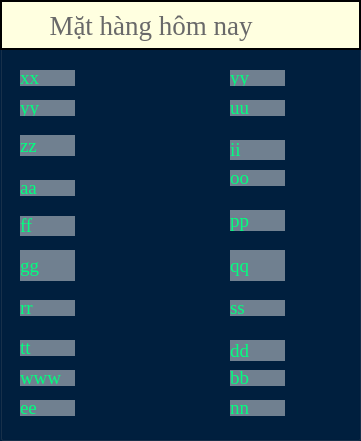
   <widget class="QGroupBox" name="groupBox">
    <property name="geometry">
     <rect>
      <x>270</x>
      <y>220</y>
      <width>361</width>
      <height>441</height>
     </rect>
    </property>
    <property name="styleSheet">
     <string notr="true">background-color: #001F3F</string>
    </property>
    <property name="title">
     <string/>
    </property>
    <widget class="QLabel" name="label_7">
     <property name="geometry">
      <rect>
       <x>0</x>
       <y>0</y>
       <width>361</width>
       <height>50</height>
      </rect>
     </property>
     <property name="palette">
      <palette>
       <active>
        <colorrole role="WindowText">
         <brush brushstyle="SolidPattern">
          <color alpha="255">
           <red>105</red>
           <green>105</green>
           <blue>105</blue>
          </color>
         </brush>
        </colorrole>
        <colorrole role="Button">
         <brush brushstyle="SolidPattern">
          <color alpha="255">
           <red>255</red>
           <green>255</green>
           <blue>224</blue>
          </color>
         </brush>
        </colorrole>
        <colorrole role="Text">
         <brush brushstyle="SolidPattern">
          <color alpha="255">
           <red>105</red>
           <green>105</green>
           <blue>105</blue>
          </color>
         </brush>
        </colorrole>
        <colorrole role="ButtonText">
         <brush brushstyle="SolidPattern">
          <color alpha="255">
           <red>105</red>
           <green>105</green>
           <blue>105</blue>
          </color>
         </brush>
        </colorrole>
        <colorrole role="Base">
         <brush brushstyle="SolidPattern">
          <color alpha="255">
           <red>255</red>
           <green>255</green>
           <blue>224</blue>
          </color>
         </brush>
        </colorrole>
        <colorrole role="Window">
         <brush brushstyle="SolidPattern">
          <color alpha="255">
           <red>255</red>
           <green>255</green>
           <blue>224</blue>
          </color>
         </brush>
        </colorrole>
       </active>
       <inactive>
        <colorrole role="WindowText">
         <brush brushstyle="SolidPattern">
          <color alpha="255">
           <red>105</red>
           <green>105</green>
           <blue>105</blue>
          </color>
         </brush>
        </colorrole>
        <colorrole role="Button">
         <brush brushstyle="SolidPattern">
          <color alpha="255">
           <red>255</red>
           <green>255</green>
           <blue>224</blue>
          </color>
         </brush>
        </colorrole>
        <colorrole role="Text">
         <brush brushstyle="SolidPattern">
          <color alpha="255">
           <red>105</red>
           <green>105</green>
           <blue>105</blue>
          </color>
         </brush>
        </colorrole>
        <colorrole role="ButtonText">
         <brush brushstyle="SolidPattern">
          <color alpha="255">
           <red>105</red>
           <green>105</green>
           <blue>105</blue>
          </color>
         </brush>
        </colorrole>
        <colorrole role="Base">
         <brush brushstyle="SolidPattern">
          <color alpha="255">
           <red>255</red>
           <green>255</green>
           <blue>224</blue>
          </color>
         </brush>
        </colorrole>
        <colorrole role="Window">
         <brush brushstyle="SolidPattern">
          <color alpha="255">
           <red>255</red>
           <green>255</green>
           <blue>224</blue>
          </color>
         </brush>
        </colorrole>
       </inactive>
       <disabled>
        <colorrole role="WindowText">
         <brush brushstyle="SolidPattern">
          <color alpha="255">
           <red>105</red>
           <green>105</green>
           <blue>105</blue>
          </color>
         </brush>
        </colorrole>
        <colorrole role="Button">
         <brush brushstyle="SolidPattern">
          <color alpha="255">
           <red>255</red>
           <green>255</green>
           <blue>224</blue>
          </color>
         </brush>
        </colorrole>
        <colorrole role="Text">
         <brush brushstyle="SolidPattern">
          <color alpha="255">
           <red>105</red>
           <green>105</green>
           <blue>105</blue>
          </color>
         </brush>
        </colorrole>
        <colorrole role="ButtonText">
         <brush brushstyle="SolidPattern">
          <color alpha="255">
           <red>105</red>
           <green>105</green>
           <blue>105</blue>
          </color>
         </brush>
        </colorrole>
        <colorrole role="Base">
         <brush brushstyle="SolidPattern">
          <color alpha="255">
           <red>255</red>
           <green>255</green>
           <blue>224</blue>
          </color>
         </brush>
        </colorrole>
        <colorrole role="Window">
         <brush brushstyle="SolidPattern">
          <color alpha="255">
           <red>255</red>
           <green>255</green>
           <blue>224</blue>
          </color>
         </brush>
        </colorrole>
       </disabled>
      </palette>
     </property>
     <property name="font">
      <font>
       <family>Times New Roman</family>
       <pointsize>20</pointsize>
      </font>
     </property>
     <property name="styleSheet">
      <string notr="true">color:#696969;
background-color: #FFFFE0;
border: 2px solid black;
</string>
     </property>
     <property name="text">
      <string>      Mặt hàng hôm nay</string>
     </property>
    </widget>
    <widget class="QLabel" name="label_8">
     <property name="geometry">
      <rect>
       <x>20</x>
       <y>70</y>
       <width>55</width>
       <height>16</height>
      </rect>
     </property>
     <property name="font">
      <font>
       <family>Times New Roman</family>
       <pointsize>14</pointsize>
      </font>
     </property>
     <property name="styleSheet">
      <string notr="true">color: #00FF7F;
background-color: #708090</string>
     </property>
     <property name="text">
      <string>xx</string>
     </property>
    </widget>
    <widget class="QLabel" name="label_9">
     <property name="geometry">
      <rect>
       <x>20</x>
       <y>100</y>
       <width>55</width>
       <height>16</height>
      </rect>
     </property>
     <property name="font">
      <font>
       <family>Times New Roman</family>
       <pointsize>14</pointsize>
      </font>
     </property>
     <property name="styleSheet">
      <string notr="true">color: #00FF7F;
background-color: #708090</string>
     </property>
     <property name="text">
      <string>yy</string>
     </property>
    </widget>
    <widget class="QLabel" name="label_10">
     <property name="geometry">
      <rect>
       <x>20</x>
       <y>135</y>
       <width>55</width>
       <height>21</height>
      </rect>
     </property>
     <property name="font">
      <font>
       <family>Times New Roman</family>
       <pointsize>14</pointsize>
      </font>
     </property>
     <property name="styleSheet">
      <string notr="true">color: #00FF7F;
background-color: #708090</string>
     </property>
     <property name="text">
      <string>zz</string>
     </property>
    </widget>
    <widget class="QLabel" name="label_11">
     <property name="geometry">
      <rect>
       <x>20</x>
       <y>216</y>
       <width>55</width>
       <height>20</height>
      </rect>
     </property>
     <property name="font">
      <font>
       <family>Times New Roman</family>
       <pointsize>14</pointsize>
      </font>
     </property>
     <property name="styleSheet">
      <string notr="true">color: #00FF7F;
background-color: #708090</string>
     </property>
     <property name="text">
      <string>ff</string>
     </property>
    </widget>
    <widget class="QLabel" name="label_12">
     <property name="geometry">
      <rect>
       <x>20</x>
       <y>180</y>
       <width>55</width>
       <height>16</height>
      </rect>
     </property>
     <property name="font">
      <font>
       <family>Times New Roman</family>
       <pointsize>14</pointsize>
      </font>
     </property>
     <property name="styleSheet">
      <string notr="true">color: #00FF7F;
background-color: #708090</string>
     </property>
     <property name="text">
      <string>aa</string>
     </property>
    </widget>
    <widget class="QLabel" name="label_13">
     <property name="geometry">
      <rect>
       <x>20</x>
       <y>250</y>
       <width>55</width>
       <height>31</height>
      </rect>
     </property>
     <property name="font">
      <font>
       <family>Times New Roman</family>
       <pointsize>14</pointsize>
      </font>
     </property>
     <property name="styleSheet">
      <string notr="true">color: #00FF7F;
background-color: #708090</string>
     </property>
     <property name="text">
      <string>gg</string>
     </property>
    </widget>
    <widget class="QLabel" name="label_14">
     <property name="geometry">
      <rect>
       <x>20</x>
       <y>300</y>
       <width>55</width>
       <height>16</height>
      </rect>
     </property>
     <property name="font">
      <font>
       <family>Times New Roman</family>
       <pointsize>14</pointsize>
      </font>
     </property>
     <property name="styleSheet">
      <string notr="true">color: #00FF7F;
background-color: #708090</string>
     </property>
     <property name="text">
      <string>rr</string>
     </property>
    </widget>
    <widget class="QLabel" name="label_15">
     <property name="geometry">
      <rect>
       <x>20</x>
       <y>340</y>
       <width>55</width>
       <height>16</height>
      </rect>
     </property>
     <property name="font">
      <font>
       <family>Times New Roman</family>
       <pointsize>14</pointsize>
      </font>
     </property>
     <property name="styleSheet">
      <string notr="true">color: #00FF7F;
background-color: #708090</string>
     </property>
     <property name="text">
      <string>tt</string>
     </property>
    </widget>
    <widget class="QLabel" name="label_16">
     <property name="geometry">
      <rect>
       <x>20</x>
       <y>370</y>
       <width>55</width>
       <height>16</height>
      </rect>
     </property>
     <property name="font">
      <font>
       <family>Times New Roman</family>
       <pointsize>14</pointsize>
      </font>
     </property>
     <property name="styleSheet">
      <string notr="true">color: #00FF7F;
background-color: #708090</string>
     </property>
     <property name="text">
      <string>www</string>
     </property>
    </widget>
    <widget class="QLabel" name="label_17">
     <property name="geometry">
      <rect>
       <x>20</x>
       <y>400</y>
       <width>55</width>
       <height>16</height>
      </rect>
     </property>
     <property name="font">
      <font>
       <family>Times New Roman</family>
       <pointsize>14</pointsize>
      </font>
     </property>
     <property name="styleSheet">
      <string notr="true">color: #00FF7F;
background-color: #708090</string>
     </property>
     <property name="text">
      <string>ee</string>
     </property>
    </widget>
    <widget class="QLabel" name="label_18">
     <property name="geometry">
      <rect>
       <x>230</x>
       <y>70</y>
       <width>55</width>
       <height>16</height>
      </rect>
     </property>
     <property name="font">
      <font>
       <family>Times New Roman</family>
       <pointsize>14</pointsize>
      </font>
     </property>
     <property name="styleSheet">
      <string notr="true">color: #00FF7F;
background-color: #708090</string>
     </property>
     <property name="text">
      <string>yy</string>
     </property>
    </widget>
    <widget class="QLabel" name="label_19">
     <property name="geometry">
      <rect>
       <x>230</x>
       <y>100</y>
       <width>55</width>
       <height>16</height>
      </rect>
     </property>
     <property name="font">
      <font>
       <family>Times New Roman</family>
       <pointsize>14</pointsize>
      </font>
     </property>
     <property name="styleSheet">
      <string notr="true">color: #00FF7F;
background-color: #708090</string>
     </property>
     <property name="text">
      <string>uu</string>
     </property>
    </widget>
    <widget class="QLabel" name="label_20">
     <property name="geometry">
      <rect>
       <x>230</x>
       <y>140</y>
       <width>55</width>
       <height>20</height>
      </rect>
     </property>
     <property name="font">
      <font>
       <family>Times New Roman</family>
       <pointsize>14</pointsize>
      </font>
     </property>
     <property name="styleSheet">
      <string notr="true">color: #00FF7F;
background-color: #708090</string>
     </property>
     <property name="text">
      <string>ii</string>
     </property>
    </widget>
    <widget class="QLabel" name="label_21">
     <property name="geometry">
      <rect>
       <x>230</x>
       <y>170</y>
       <width>55</width>
       <height>16</height>
      </rect>
     </property>
     <property name="font">
      <font>
       <family>Times New Roman</family>
       <pointsize>14</pointsize>
      </font>
     </property>
     <property name="styleSheet">
      <string notr="true">color: #00FF7F;
background-color: #708090</string>
     </property>
     <property name="text">
      <string>oo</string>
     </property>
    </widget>
    <widget class="QLabel" name="label_22">
     <property name="geometry">
      <rect>
       <x>230</x>
       <y>210</y>
       <width>55</width>
       <height>21</height>
      </rect>
     </property>
     <property name="font">
      <font>
       <family>Times New Roman</family>
       <pointsize>14</pointsize>
      </font>
     </property>
     <property name="styleSheet">
      <string notr="true">color: #00FF7F;
background-color: #708090</string>
     </property>
     <property name="text">
      <string>pp</string>
     </property>
    </widget>
    <widget class="QLabel" name="label_23">
     <property name="geometry">
      <rect>
       <x>230</x>
       <y>250</y>
       <width>55</width>
       <height>31</height>
      </rect>
     </property>
     <property name="font">
      <font>
       <family>Times New Roman</family>
       <pointsize>14</pointsize>
      </font>
     </property>
     <property name="styleSheet">
      <string notr="true">color: #00FF7F;
background-color: #708090</string>
     </property>
     <property name="text">
      <string>qq</string>
     </property>
    </widget>
    <widget class="QLabel" name="label_24">
     <property name="geometry">
      <rect>
       <x>230</x>
       <y>300</y>
       <width>55</width>
       <height>16</height>
      </rect>
     </property>
     <property name="font">
      <font>
       <family>Times New Roman</family>
       <pointsize>14</pointsize>
      </font>
     </property>
     <property name="styleSheet">
      <string notr="true">color: #00FF7F;
background-color: #708090</string>
     </property>
     <property name="text">
      <string>ss</string>
     </property>
    </widget>
    <widget class="QLabel" name="label_25">
     <property name="geometry">
      <rect>
       <x>230</x>
       <y>340</y>
       <width>55</width>
       <height>21</height>
      </rect>
     </property>
     <property name="font">
      <font>
       <family>Times New Roman</family>
       <pointsize>14</pointsize>
      </font>
     </property>
     <property name="styleSheet">
      <string notr="true">color: #00FF7F;
background-color: #708090</string>
     </property>
     <property name="text">
      <string>dd</string>
     </property>
    </widget>
    <widget class="QLabel" name="label_26">
     <property name="geometry">
      <rect>
       <x>230</x>
       <y>370</y>
       <width>55</width>
       <height>16</height>
      </rect>
     </property>
     <property name="font">
      <font>
       <family>Times New Roman</family>
       <pointsize>14</pointsize>
      </font>
     </property>
     <property name="styleSheet">
      <string notr="true">color: #00FF7F;
background-color: #708090</string>
     </property>
     <property name="text">
      <string>bb</string>
     </property>
    </widget>
    <widget class="QLabel" name="label_27">
     <property name="geometry">
      <rect>
       <x>230</x>
       <y>400</y>
       <width>55</width>
       <height>16</height>
      </rect>
     </property>
     <property name="font">
      <font>
       <family>Times New Roman</family>
       <pointsize>14</pointsize>
      </font>
     </property>
     <property name="styleSheet">
      <string notr="true">color: #00FF7F;
background-color: #708090</string>
     </property>
     <property name="text">
      <string>nn</string>
     </property>
    </widget>
   </widget>
